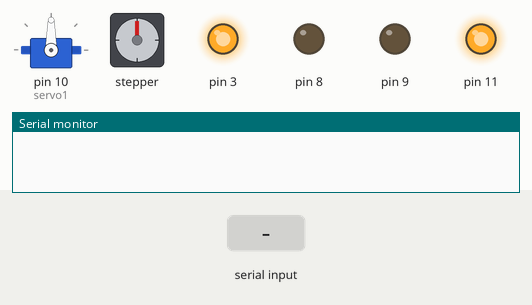
Bench run of a sketch on a simulated Arduino Uno, built with avr-gcc and run on an emulated ATmega328P. On the bench: servo, stepper motor, output pins drawn as LEDs (lit = HIGH), the last lines printed to the serial monitor. Inputs (shaded band) come from the test bench. Stepper angles assume 200 steps per turn.

Above: at 1.2 s.
1.3 s: "90,45\n" received over Serial
At 1.46 s:
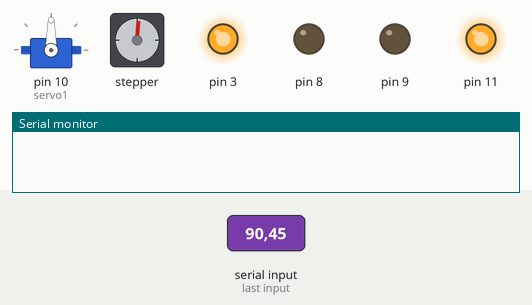
At 4.1 s:
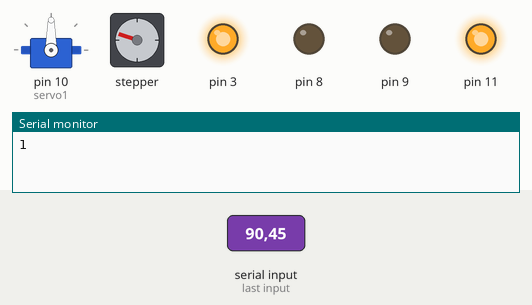
4.3 s: "30,150\n" received over Serial
At 5.8 s:
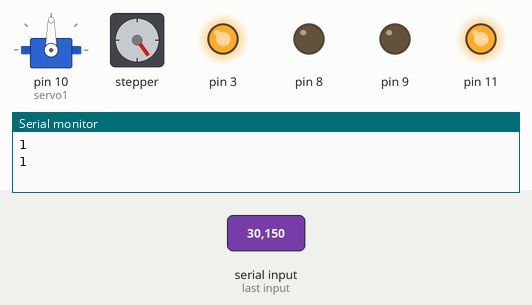
6.5 s: "1,90\n" received over Serial
At 7.96 s:
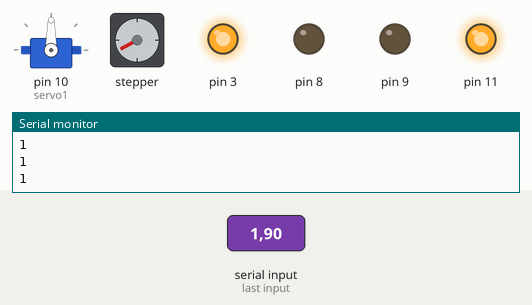
9.5 s: "90\n" received over Serial
12.5 s: "200\n" received over Serial
18.5 s: "90,45\n" received over Serial
Timing chart, 0 to 22.4 s (numbered marks = the images above; inputs shaded):
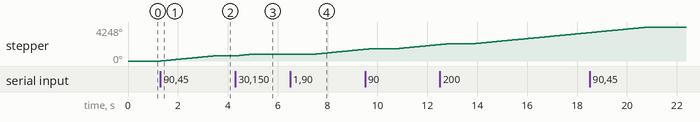

Measured:
- after the input at 1.3 s, stepper: turns 648° clockwise in 2.2 s, starting at once
- after the input at 4.3 s, stepper: turns 216° clockwise in 0.71 s, starting at once
- after the input at 6.5 s, stepper: keeps turning clockwise at about 300°/s, starting after 1.0 s

The sketch:

XZ_rs.ino
```cpp
#include <Wire.h>
#include <Stepper.h>
#include <Servo.h>
Servo servo1;
const int stepsPerRevolution = 200;
Stepper myStepper(stepsPerRevolution, 12,13);
const int dirA = 12;
const int dirB = 13;
int x1,y1,x2,y2,n,d,a;
byte z1;
void setup() {
Wire.begin();
Serial.begin(9600);
servo1.attach(10);
pinMode(3, OUTPUT);
pinMode(11, OUTPUT);
pinMode(9, OUTPUT);
pinMode(8, OUTPUT);
digitalWrite(3, HIGH);
digitalWrite(11, HIGH);
digitalWrite(9, LOW);
digitalWrite(8, LOW);
myStepper.setSpeed(50);
}
void loop() {
  while(Serial.available())
  {
   x1 = Serial.parseInt();
   z1 = Serial.parseInt();
  if (x1<500){
    a=x1*4;
    myStepper.step(a);
    Serial.println(1);
   }
    if(500<x1&&x1<1000){
      a=-(x1-500)*4;
      myStepper.step(a);
      Serial.println(1);
      }
      if(999<x1){
      a=x1-1000;
      servo1.write(a);}

    }
}
```
